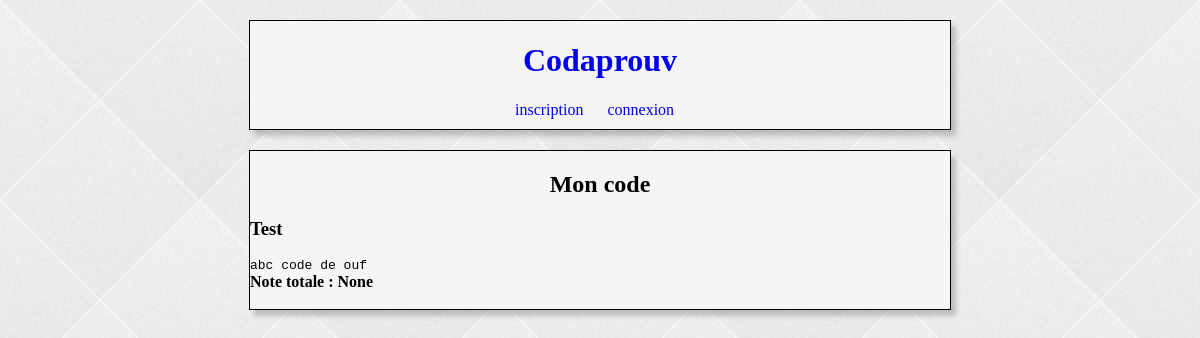
The page /moncode/codillon/1/ on the database as committed earlier.
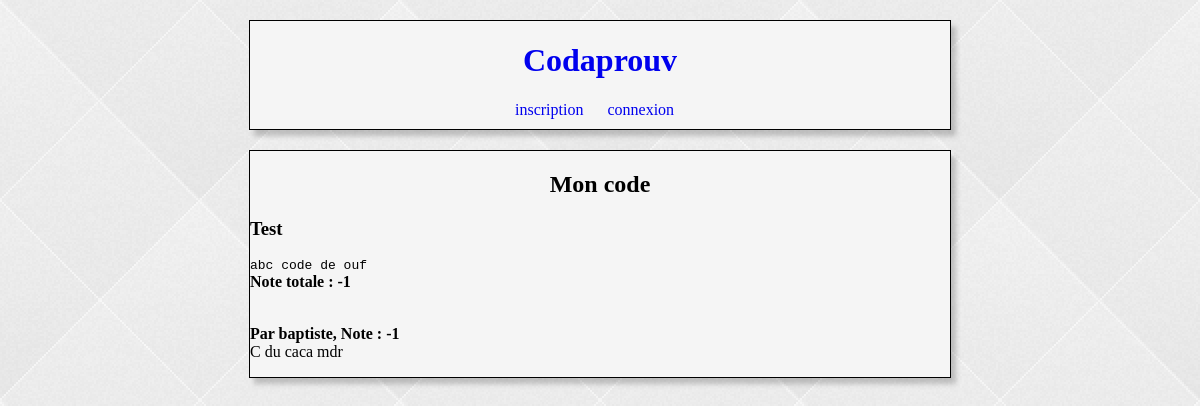
The same page on the database as committed later.
### codaprouv/models.py (models this page shows)
class Codillon (models.Model):
    createur = models.ForeignKey(User, on_delete=models.CASCADE)
    donnees = models.CharField(max_length=500)
    date_publi = models.DateField()
    nom = models.CharField(max_length=30)

class Avis (models.Model):
    codillon = models.ForeignKey('Codillon', on_delete=models.CASCADE)
    auteur = models.ForeignKey(User, on_delete=models.CASCADE)
    avis = models.IntegerField()
    commentaire = models.CharField(max_length=200)

### codaprouv/views.py (the view)
# urls.py: url(r'^moncode/codillon/(?P<id>[0-9]+)/$', views.codillon, name='codillon'),
def codillon(request, id):
    codillon = get_object_or_404(Codillon, pk=id)
    liste_avis = Avis.objects.all().filter(codillon_id=id)
    note_totale = liste_avis.aggregate(Sum('avis'))['avis__sum']
    contexte = {
        'liste_avis': liste_avis,
        'codillon': codillon,
        'note_totale': note_totale,
    }
    return render(request, 'codillon.html', contexte);

### templates/codillon.html (shortened to what this page needs)
{% include "debut.html" %}
{% include "header.html" %}
<div id="bod">
  <h2>Mon code</h2>
  <h3>
    {{ codillon.nom }}
  </h3>
  <code>
    {{ codillon.donnees }}
  </code> <br/>
  <b>Note totale : {{ note_totale }}</b><br/>
  <br/>
  {% for avis in liste_avis %}
  <p> <b>Par {{ avis.auteur }}, Note : {{ avis.avis }} </b><br/>
    {{ avis.commentaire }}
  {% endfor %}
</div>
{% include "fin.html" %}

### templates/debut.html (shortened to what this page needs)
{% load static %}
<DOCTYPE html>
  <html>
    <head>
	<link rel="stylesheet" type="text/css"
	      href="{% static "style.css" %}"/>
</head>

### templates/header.html
<header>
  <a href="/"><h1>Codaprouv</h1></a>
  {% if request.user.is_authenticated %}
  <div class="alignCenterPadding">
    <span>Connecté en tant que {{ request.user.username }}</span>
    <a href="/deconnexion">Déconnexion</a>
  </div>
  {% else %}
  <div class="center">
    <ul>
      <li><a class="inline" href="/inscription">inscription</a></li>
      <li><a class="inline" href="/connexion">connexion</a></li>
    </ul>
  </div>
  {% endif %}
</header>

### templates/fin.html
</html>

### static/style.css (style rules this page uses)
#bod, header { width: 700px; border-style: solid; margin-top: 20px; border-width: 1px; margin-left: auto; margin-right: auto; background-color: WhiteSmoke; box-shadow: 5px 6px 5px rgba(0,0,0,0.2); }
header { display: block; }
h2, .alignText { text-align: center; display: inherit; }
.center ul { display: block; padding-left: 35%; margin-bottom: 10px; }
.center li { display: inline; margin-left: 20; text-align: center; margin-bottom: 20px; }
h1 { text-align: center; }
a { text-decoration: none; }

Rows that differ between the two databases and show on the page:
added Avis: auteur "baptiste", avis "-1", commentaire "C du caca mdr"
Other text that changed with them:
{{ note_totale }}: "None" → "-1"
